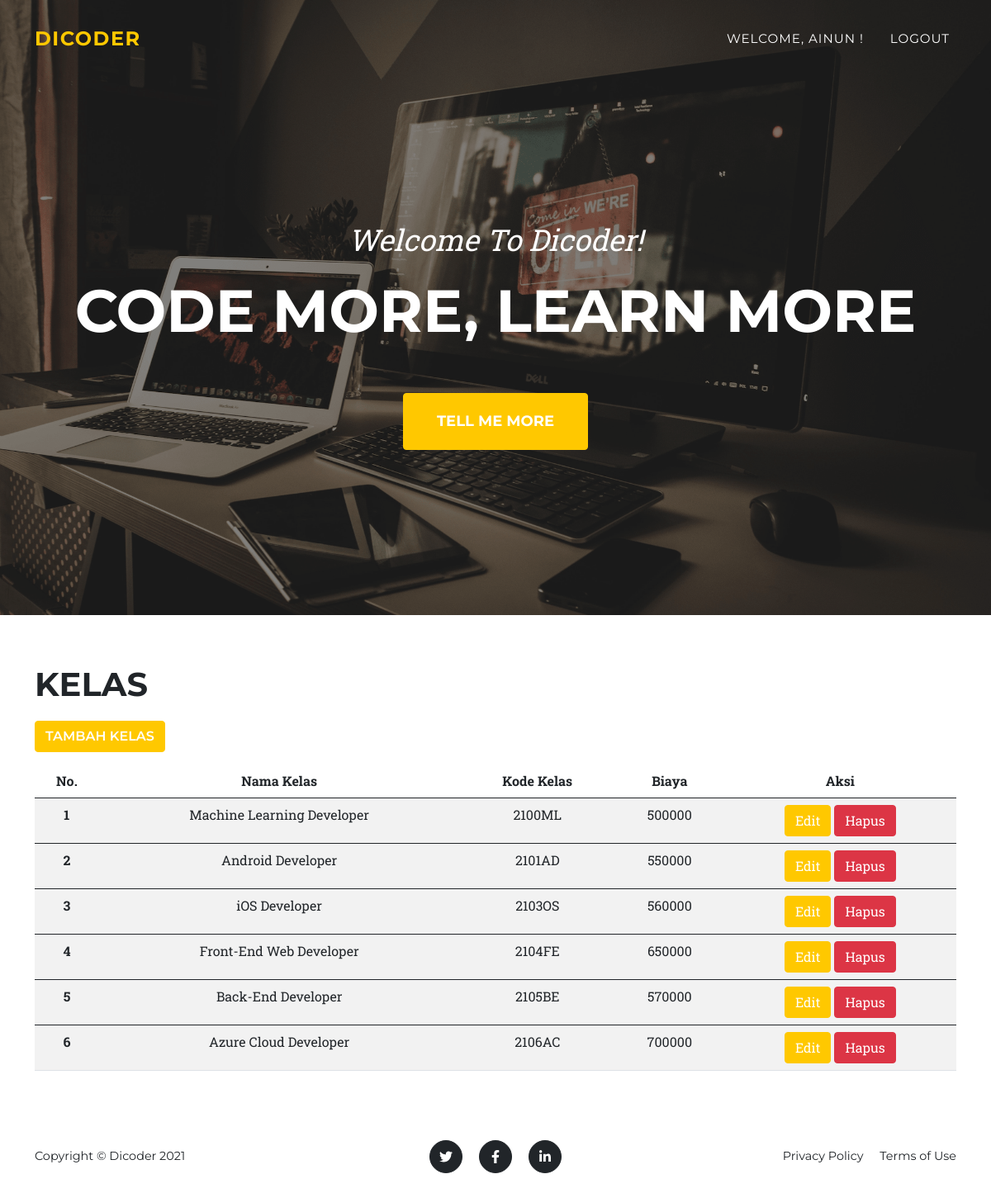
The page /index1.php (signed in) on the database its author committed.
### tables this page shows
CREATE TABLE `kursus` (
  `id` int(11) NOT NULL,
  `nama` varchar(100) NOT NULL,
  `kode` varchar(33) NOT NULL,
  `harga` int(20) NOT NULL
);

### index1.php (the view, shortened to what this page needs)
<?php
    if(isset($_SESSION['username'])){
        $username = $_SESSION['username'];
    }
?>
<!DOCTYPE html>
<html lang="en">
    <head>
        <link href="css/styles.css" rel="stylesheet" />
    </head>
    <body id="page-top">
        <nav class="navbar navbar-expand-lg navbar-dark fixed-top" id="mainNav">
            <div class="container">
                <a class="navbar-brand" href="#page-top">DiCoder</a>
                <div class="collapse navbar-collapse" id="navbarResponsive">
                    <ul class="navbar-nav text-uppercase ms-auto py-4 py-lg-0">
                        <li class="nav-item"><a class="nav-link"> <?php echo "Welcome, $username !"; ?> </a></li>
                        <li class="nav-item"><a class="nav-link" href="logout.php">Logout</a></li>
                    </ul>
                </div>
            </div>
        </nav>
        <header class="masthead">
            <div class="container">
                <div class="masthead-subheading">Welcome To Dicoder!</div>
                <div class="masthead-heading text-uppercase">Code More, Learn More</div>
                <a class="btn btn-primary btn-xl text-uppercase" href="#services">Tell Me More</a>
            </div>
        </header>
        <div class="container">
            <h1 style="margin-top: 60px; margin-bottom: 20px;">KELAS</h1>
            <table class="table table-striped text-center" style="margin-bottom: 60px;">
            <a href="tambah.php" class="btn btn-primary" style="margin-bottom: 15px; font-family: Montserrat; font-weight:600;" >TAMBAH KELAS</a>
              <thead>
                <tr>
                  <th scope="col">No.</th>
                  <th scope="col">Nama Kelas</th>
                  <th scope="col">Kode Kelas</th>
                  <th scope="col">Biaya</th>
                  <th scope="col">Aksi</th>
                </tr>
              </thead>
                <?php
                    include_once('koneksi.php');
                    $nomor = 1;
                    $data  = mysqli_query($koneksi, "SELECT * FROM kursus");
                    while($d = mysqli_fetch_array($data)) {
                ?>
                <tbody>
                    <tr>
                      <th scope="row"><?php echo $nomor++ ?></th>
                      <td><?php echo $d['nama'] ?></td>
                      <td><?php echo $d['kode'] ?></td>
                      <td><?php echo $d['harga'] ?></td>
                      <td>
                        <a href="edit.php?id= <?php echo $d["id"]; ?>" class="btn btn-primary">Edit</a>
                        <a href="hapus.php?id= <?php echo $d["id"]; ?>" onclick="return confirm('Apakah Anda yakin akan menghapus data ini?');" class="btn btn-danger">Hapus</a>
                      </td>
                    </tr>
                </tbody>
                <?php
                    }
                ?>
            </table>
        </div>
        <footer class="footer py-4">
            <div class="container">
                <div class="row align-items-center">
                    <div class="col-lg-4 text-lg-start">Copyright &copy; Dicoder 2021</div>
                    <div class="col-lg-4 my-3 my-lg-0">
                        <a class="btn btn-dark btn-social mx-2" href="#!"><i class="fab fa-twitter"></i></a>
                        <a class="btn btn-dark btn-social mx-2" href="#!"><i class="fab fa-facebook-f"></i></a>
                        <a class="btn btn-dark btn-social mx-2" href="#!"><i class="fab fa-linkedin-in"></i></a>
                    </div>
                    <div class="col-lg-4 text-lg-end">
                        <a class="link-dark text-decoration-none me-3" href="#!">Privacy Policy</a>
                        <a class="link-dark text-decoration-none" href="#!">Terms of Use</a>
                    </div>
                </div>
            </div>
        </footer>
    </body>
</html>

### index1.php (style rules this page uses)
header.masthead { background-image: url("assets/img/computers.png"); }

### rows shown on the page
kursus: nama "Machine Learning Developer", kode "2100ML", harga "500000"
kursus: nama "Android Developer", kode "2101AD", harga "550000"
kursus: nama "iOS Developer", kode "2103OS", harga "560000"
kursus: nama "Front-End Web Developer", kode "2104FE", harga "650000"
kursus: nama "Back-End Developer", kode "2105BE", harga "570000"
kursus: nama "Azure Cloud Developer", kode "2106AC", harga "700000"

### other values the page prints
$username "AINUN"
